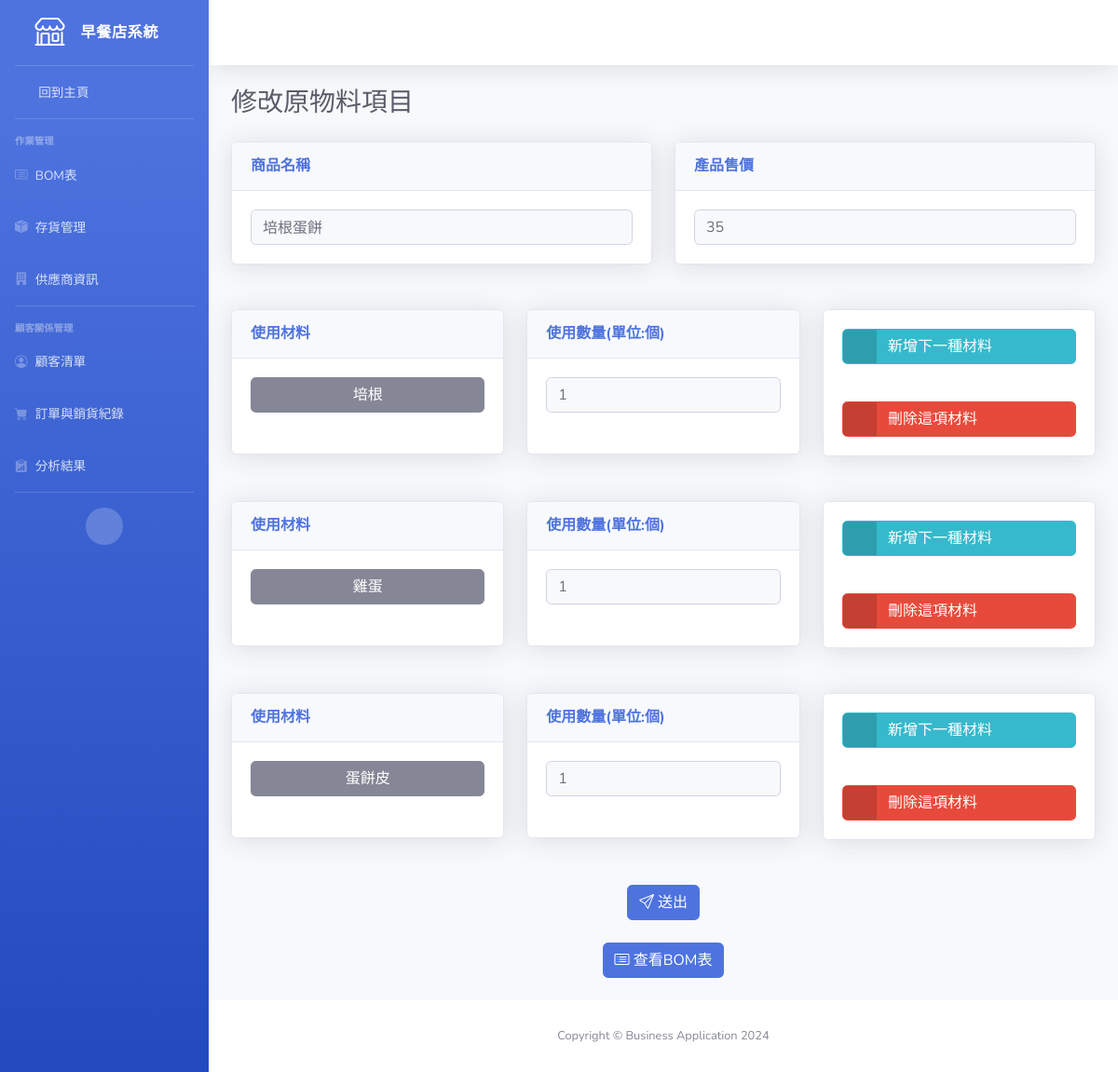
/editProduct/29/, run on the app's committed database.
### functions/models/product.py (models this page shows, shortened)
class Product(models.Model):
    productName = models.CharField(max_length=50, blank=False, null=False, unique=True)
    productPrice = models.IntegerField(validators=[MinValueValidator(1)], blank=False, null=False)

### functions/models/ingredient.py (models this page shows, shortened)
class Ingredient(models.Model):
    material = models.ForeignKey("functions.Material", on_delete=models.CASCADE, related_name="ingredientMaterial")
    product = models.ForeignKey("functions.Product", on_delete=models.CASCADE, related_name="ingredientProduct")
    unit = models.IntegerField(validators=[MinValueValidator(1)], blank=False, null=False)
    cost = models.IntegerField(blank=True, null=True)

### functions/models/material.py (models this page shows, shortened)
class Material(models.Model):
    materialName = models.CharField(max_length=50, blank=False, null=False, unique=True)
    packAmount = models.IntegerField(validators=[MinValueValidator(1)], blank=False, null=False)
    packPrice = models.IntegerField(validators=[MinValueValidator(1)], blank=False, null=False)
    validDay = models.IntegerField(validators=[MinValueValidator(1)], blank=False, null=False, default=1)
    shipDay = models.IntegerField(validators=[MinValueValidator(1)], blank=False, null=False, default=1)
    unitPrice = models.IntegerField(blank=True, null=True)
    lowestAmount = models.IntegerField(blank=True, null=True)

### functions/views.py (the view)
# urls.py: path('editProduct/<int:productID>/', views.editProduct, name='editProduct'),
def editProduct(request, productID):
    print(f"Editing product with ID: {productID}")
    product = get_object_or_404(Product, id=productID)
    ingredients = Ingredient.objects.filter(product=product)
    materials = Material.objects.all() # 獲取所有可用的材料選項
    return render(request, 'updateBOM.html', {'product': product, 'ingredients': ingredients, 'materials': materials})

### functions/templates/updateBOM.html (shortened to what this page needs)
{% load static %}
<!DOCTYPE html>
<html lang="en">
<head>
    <link href="{% static 'vendor/fontawesome-free/css/all.min.css' %}" rel="stylesheet" type="text/css">
    <link href="{% static 'css/sb-admin-2.min.css' %}" rel="stylesheet">
    <link href="https://cdn.jsdelivr.net/npm/bootstrap-icons/font/bootstrap-icons.css" rel="stylesheet">
</head>
<body id="page-top">
    <div id="wrapper">
        <ul class="navbar-nav bg-gradient-primary sidebar sidebar-dark accordion" id="accordionSidebar">
            <a class="sidebar-brand d-flex align-items-center justify-content-center" href="{% url 'index' %}">
                <div class="sidebar-brand-icon">
                    <i class="bi bi-shop"></i>
                </div>
                <div class="sidebar-brand-text mx-3">早餐店系統</div>
            </a>
            <hr class="sidebar-divider my-0">
            <li class="nav-item">
                <a class="nav-link" href="{% url 'index' %}">
                    <i class="fas fa-fw fa-tachometer-alt"></i>
                    <span>回到主頁</span></a>
            </li>
            <hr class="sidebar-divider">
            <div class="sidebar-heading">
                作業管理
            </div>
            <li class="nav-item">
                <a class="nav-link collapsed" data-toggle="collapse" data-target="#BOM"
                    aria-expanded="true" aria-controls="BOM">
                    <i class="bi bi-card-list"></i>
                    <span>BOM表</span>
                </a>
            </li>
            <li class="nav-item">
                <a class="nav-link collapsed" data-toggle="collapse" data-target="#inventory"
                    aria-expanded="true" aria-controls="inventory">
                    <i class="bi bi-box-seam-fill"></i>
                    <span>存貨管理</span>
                </a>
            </li>
            <li class="nav-item">
                <a class="nav-link collapsed" data-toggle="collapse" data-target="#suppliers"
                    aria-expanded="true" aria-controls="suppliers">
                    <i class="bi bi-building-fill"></i>
                    <span>供應商資訊</span>
                </a>
            </li>
            <hr class="sidebar-divider">
            <div class="sidebar-heading">
                顧客關係管理
            </div>
            <li class="nav-item">
                <a class="nav-link collapsed" data-toggle="collapse" data-target="#customer" aria-expanded="false" aria-controls="customer">
                    <i class="bi bi-person-circle"></i>
                    <span>顧客清單</span>
                </a>
            </li>
            <li class="nav-item">
                <a class="nav-link collapsed" data-toggle="collapse" data-target="#order" aria-expanded="false" aria-controls="order">
                    <i class="bi bi-cart-fill"></i>
                    <span>訂單與銷貨紀錄</span>
                </a>
            </li>
            <li class="nav-item">
                <a class="nav-link" href="{% url 'analysis' %}">
                    <i class="bi bi-clipboard-data-fill"></i>
                    <span>分析結果</span>
                </a>
            </li>
            <hr class="sidebar-divider d-none d-md-block">
            <div class="text-center d-none d-md-inline">
                <button class="rounded-circle border-0" id="sidebarToggle"></button>
            </div>
        </ul>
        <div id="content-wrapper" class="d-flex flex-column">
            <div id="content">
                <nav class="navbar navbar-expand navbar-light bg-white topbar mb-4 static-top shadow">
                </nav>
                <div id="formContainer" class="container-fluid">
                    <h1 class="h3 mb-0 text-gray-800 mb-4">修改原物料項目</h1>
                    <form id="updateBOMForm" method="post">
                        <div id="inputRowContainer">
                            <div class="row input-row">
                                <div class="col-lg-6 mb-4">
                                    <div class="card shadow mb-4">
                                        <div class="card-header py-3">
                                            <h6 class="m-0 font-weight-bold text-primary">商品名稱</h6>
                                        </div>
                                        <div class="card-body">
                                            <div class="input-group">
                                                <input type="text" id="productName" class="productName form-control bg-light border-1 small" value="{{ product.productName }}" readonly="readonly">
                                            </div>
                                        </div>
                                    </div>
                                </div>
                                <div class="col-lg-6 mb-4">
                                    <div class="card shadow mb-4">
                                        <div class="card-header py-3">
                                            <h6 class="m-0 font-weight-bold text-primary">產品售價</h6>
                                        </div>
                                        <div class="card-body">
                                            <div class="input-group">
                                                <input type="number" id="productPrice" class="productPrice form-control bg-light border-1 small" value="{{ product.productPrice }}" min="1" required>
                                            </div>
                                        </div>
                                    </div>
                                </div>
                            </div>
                            <div id="materialContainer">
                                {% for ingredient in ingredients %}
                                    <div class="row input-row">
                                        <div class="col-lg-4 mb-4">
                                            <div class="card shadow mb-4">
                                                <div class="card-header py-3">
                                                    <h6 class="m-0 font-weight-bold text-primary">使用材料</h6>
                                                </div>
                                                <div class="card-body">
                                                    <div class="dropdown materialName no-arrow mb-4">
                                                        <button class="materialDropdown col-lg-12 btn btn-secondary dropdown-toggle" type="button" data-toggle="dropdown" aria-haspopup="true" aria-expanded="false">
                                                            {{ ingredient.material.materialName }}
                                                        </button>
                                                    </div>
                                                </div>
                                            </div>
                                        </div>
                                        <div class="col-lg-4 mb-4">
                                            <div class="card shadow mb-4">
                                                <div class="card-header py-3">
                                                    <h6 class="m-0 font-weight-bold text-primary">使用數量(單位:個)</h6>
                                                </div>
                                                <div class="card-body">
                                                    <div class="input-group">
                                                        <input type="number" class="unit form-control bg-light border-1 small" value="{{ ingredient.unit }}" min="1" required>
                                                    </div>
                                                    <div><br></div>
                                                </div>
                                            </div>
                                        </div>
                                        <div class="col-lg-4 mb-4">
                                            <div class="card shadow mb-4">
                                                <div class="card-body">
                                                    <a class="col-lg-12 d-flex justify-content-start addRowButton btn btn-info btn-icon-split">
                                                        <span class="icon text-white-50">
                                                            <i class="fas fa-info-circle"></i>
                                                        </span>
                                                        <span class="text">新增下一種材料</span>
                                                    </a>
                                                </div>
                                                <div class="card-body">
                                                    <a class="col-lg-12 d-flex justify-content-start deleteButton btn btn-danger btn-icon-split">
                                                        <span class="icon text-white-50">
                                                            <i class="fas fa-trash"></i>
                                                        </span>
                                                        <span class="text">刪除這項材料</span>
                                                    </a>
                                                </div>
                                            </div>
                                        </div>
                                    </div>
                                {% endfor %}
                            </div>
                        </div>
                        <div class="row">
                            <div class="col-lg-4 mb-4"></div>
                            <div class="col-lg-4 mb-4 d-flex justify-content-center">
                                <button class="btn btn-primary" type="submit">
                                    <i class="bi bi-send"></i> 送出
                                </button>
                            </div>
                            <div class="col-lg-4 mb-4"></div>
                        </div>
                    </form>
                    <div class="row">
                        <div class="col-lg-4 mb-4"></div>
                        <div class="col-lg-4 mb-4 d-flex justify-content-center">
                            <a href="{% url 'showBOM' %}">
                                <button class="btn btn-primary" type="submit">
                                    <i class="bi bi-card-list"></i> 查看BOM表
                                </button>
                            </a>
                        </div>
                        <div class="col-lg-4 mb-4"></div>
                    </div>
                </div>
            </div>
            <footer class="sticky-footer bg-white">
                <div class="container my-auto">
                    <div class="copyright text-center my-auto">
                        <span>Copyright &copy; Business Application 2024</span>
                    </div>
                </div>
            </footer>
        </div>
    </div>
</body>
</html>

### data on the page
Product: productName "培根蛋餅", productPrice "35"
Ingredient: material.materialName "培根", unit "1"
Ingredient: material.materialName "雞蛋", unit "1"
Ingredient: material.materialName "蛋餅皮", unit "1"
